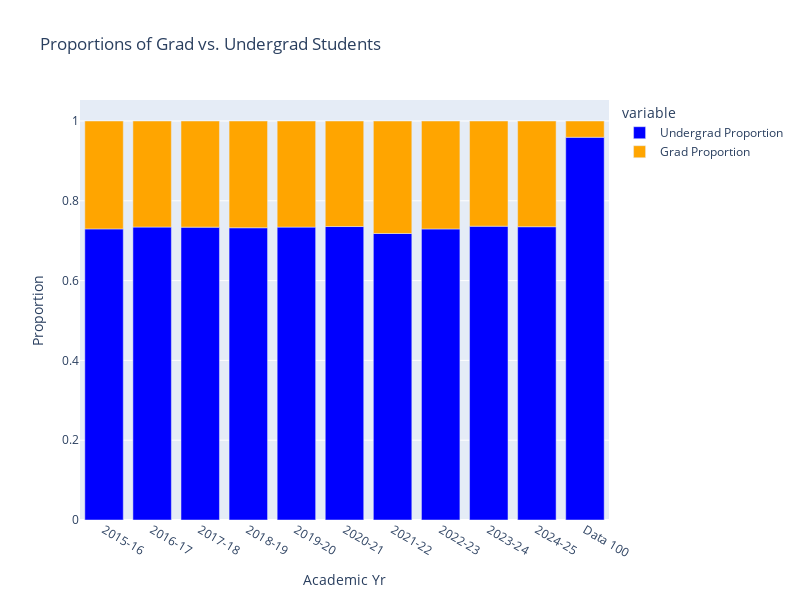

Write notebook code for a chart like this one.
### Code cell
data100_row = {'Graduate':[data100_grad], 
               'Undergraduate':[data100_undergrad], 
               'Total':[data100_grad + data100_undergrad], 
               'Undergrad Proportion':[data100_undergrad / (data100_grad + data100_undergrad)],
               'Grad Proportion':[data100_grad / (data100_grad + data100_undergrad)], 
               }

new_row_df = pd.DataFrame(data100_row)

proportions.loc['Data 100'] = new_row_df.iloc[0]


fig = px.bar(proportions.reset_index(), 
             x='Academic Yr', 
             y=['Undergrad Proportion', 'Grad Proportion'],
             title='Proportions of Grad vs. Undergrad Students',
             labels={'value': 'Proportion'},
             color_discrete_map={'Undergrad Proportion': 'blue', 'Grad Proportion': 'orange'})


fig.update_layout(barmode='relative', autosize=False, width=800, height=600)
fig.show()

### Figure 1 — Plotly figure (JSON) as saved in the notebook; plotly's stock layout.template omitted (floating-point values rounded to 4 significant figures)
{"data": [{"hovertemplate": "variable=Undergrad Proportion<br>Academic Yr=%{x}<br>Proportion=%{y}<extra></extra>", "legendgroup": "Undergrad Proportion", "marker": {"color": "blue", "pattern": {"shape": ""}}, "name": "Undergrad Proportion", "orientation": "v", "showlegend": true, "textposition": "auto", "type": "bar", "x": ["2015-16", "2016-17", "2017-18", "2018-19", "2019-20", "2020-21", "2021-22", "2022-23", "2023-24", "2024-25", "Data 100"], "xaxis": "x", "y": [0.7296, 0.7342, 0.734, 0.7325, 0.734, 0.7355, 0.7181, 0.7295, 0.7363, 0.7351, 0.9592], "yaxis": "y"}, {"hovertemplate": "variable=Grad Proportion<br>Academic Yr=%{x}<br>Proportion=%{y}<extra></extra>", "legendgroup": "Grad Proportion", "marker": {"color": "orange", "pattern": {"shape": ""}}, "name": "Grad Proportion", "orientation": "v", "showlegend": true, "textposition": "auto", "type": "bar", "x": ["2015-16", "2016-17", "2017-18", "2018-19", "2019-20", "2020-21", "2021-22", "2022-23", "2023-24", "2024-25", "Data 100"], "xaxis": "x", "y": [0.2704, 0.2658, 0.266, 0.2675, 0.266, 0.2645, 0.2819, 0.2705, 0.2637, 0.2649, 0.04078], "yaxis": "y"}], "layout": {"autosize": false, "barmode": "relative", "height": 600, "legend": {"title": {"text": "variable"}, "tracegroupgap": 0}, "title": {"text": "Proportions of Grad vs. Undergrad Students"}, "width": 800, "xaxis": {"anchor": "y", "domain": [0, 1], "title": {"text": "Academic Yr"}}, "yaxis": {"anchor": "x", "domain": [0, 1], "title": {"text": "Proportion"}}}}
